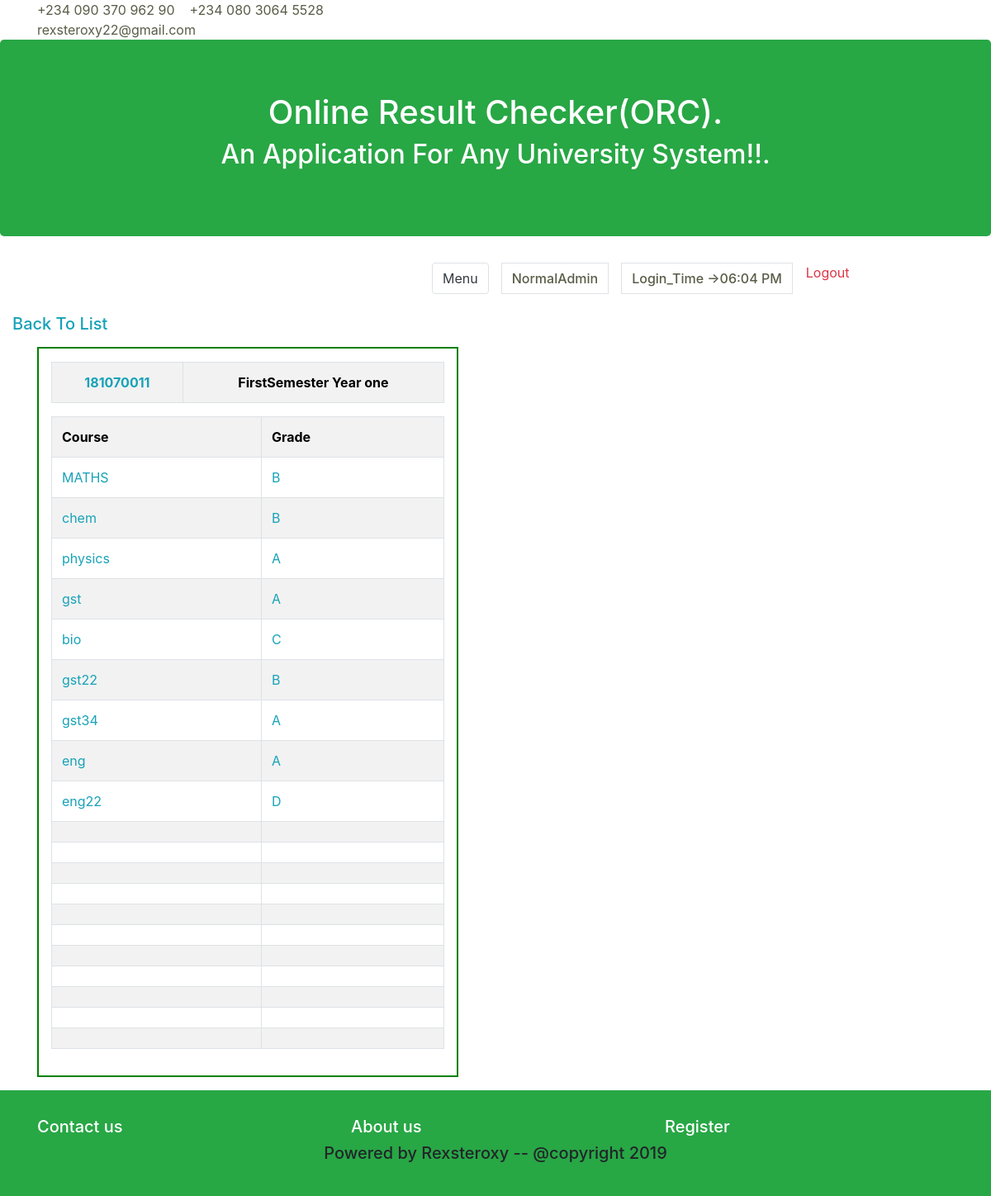
/admin/result/f1/view_result.php?id=3 (signed in), run on the app's committed database.
### tables this page shows
CREATE TABLE `firstsemester` (
  `id` int(225) NOT NULL,
  `matnumber` varchar(225) NOT NULL,
  `course1` varchar(225) NOT NULL,
  `score1` varchar(225) NOT NULL,
  `unit1` varchar(225) NOT NULL,
  `grade1` varchar(225) NOT NULL,
  `course2` varchar(225) NOT NULL,
  `score2` varchar(225) NOT NULL,
  `unit2` varchar(225) NOT NULL,
  `grade2` varchar(225) NOT NULL,
  `course3` varchar(225) NOT NULL,
  `score3` varchar(225) NOT NULL,
  `unit3` varchar(225) NOT NULL,
  `grade3` varchar(225) NOT NULL,
  `course4` varchar(225) NOT NULL,
  `score4` varchar(225) NOT NULL,
  `unit4` varchar(225) NOT NULL,
  `grade4` varchar(225) NOT NULL,
  `course5` varchar(225) NOT NULL,
  `score5` varchar(225) NOT NULL,
  `unit5` varchar(225) NOT NULL,
  `grade5` varchar(225) NOT NULL,
  `course6` varchar(225) NOT NULL,
  `score6` varchar(225) NOT NULL,
  `unit6` varchar(225) NOT NULL,
  `grade6` varchar(225) NOT NULL,
  `course7` varchar(225) NOT NULL,
  `score7` varchar(225) NOT NULL,
  `unit7` varchar(225) NOT NULL,
  `grade7` varchar(225) NOT NULL,
  `course8` varchar(225) NOT NULL,
  `score8` varchar(225) NOT NULL,
  `unit8` varchar(225) NOT NULL,
  `grade8` varchar(225) NOT NULL,
  `course9` varchar(225) NOT NULL,
  `score9` varchar(225) NOT NULL,
  `unit9` varchar(225) NOT NULL,
  `grade9` varchar(225) NOT NULL,
  `course10` varchar(225) NOT NULL,
  `score10` varchar(225) NOT NULL,
  `unit10` varchar(225) NOT NULL,
  `grade10` varchar(225) NOT NULL,
  `course11` varchar(225) NOT NULL,
  `score11` varchar(225) NOT NULL,
  `unit11` varchar(225) NOT NULL,
  `grade11` varchar(225) NOT NULL,
  `course12` varchar(225) NOT NULL,
  `score12` varchar(225) NOT NULL,
  `unit12` varchar(225) NOT NULL,
  `grade12` varchar(225) NOT NULL,
  `course13` varchar(225) NOT NULL,
  `score13` varchar(225) NOT NULL,
  `unit13` varchar(225) NOT NULL,
  `grade13` varchar(225) NOT NULL,
  `course14` varchar(225) NOT NULL,
  `score14` varchar(225) NOT NULL,
  `unit14` varchar(225) NOT NULL,
  `grade14` varchar(225) NOT NULL,
  `course15` varchar(225) NOT NULL,
  `score15` varchar(225) NOT NULL,
  `unit15` varchar(225) NOT NULL,
  `grade15` varchar(225) NOT NULL,
  `course16` varchar(225) NOT NULL,
  `score16` varchar(225) NOT NULL,
  `unit16` varchar(225) NOT NULL,
  `grade16` varchar(225) NOT NULL,
  `course17` varchar(225) NOT NULL,
  `score17` varchar(225) NOT NULL,
  `unit17` varchar(225) NOT NULL,
  `grade17` varchar(225) NOT NULL,
  `course18` varchar(225) NOT NULL,
  `score18` varchar(225) NOT NULL,
  `unit18` varchar(225) NOT NULL,
  `grade18` varchar(225) NOT NULL,
  `course19` varchar(225) NOT NULL,
  `score19` varchar(225) NOT NULL,
  `unit19` varchar(225) NOT NULL,
  `grade19` varchar(225) NOT NULL,
  `course20` varchar(225) NOT NULL,
  `score20` varchar(225) NOT NULL,
  `unit20` varchar(225) NOT NULL,
  `grade20` varchar(225) NOT NULL
);

### private/functions.php (called while the page is built, shortened)
<?php
function url_for($script_path) {
    if($script_path[0] != '/') {
      $script_path = "/" . $script_path;
        }
    return WWW_ROOT . $script_path;
    }
?>

### private/database.php (called while the page is built, shortened)
<?php
 function db_escape($connection, $string) {
    return mysqli_real_escape_string($connection, $string);
  }
?>

### private/admin_query.php (called while the page is built, shortened)
<?php
function find_one_student_in_firstsemester($id){
  global $db;
  $sql = "SELECT * FROM firstsemester ";
  $sql .= "WHERE id='". db_escape($db,$id)."'";
  $result = mysqli_query($db, $sql);
  $admin=mysqli_fetch_assoc($result);
    return $admin;
}
?>

### public/admin/result/f1/view_result.php (the view, shortened to what this page needs)
<?php
include(SHARED_PATH . "/admin_header.php");
$id = $_GET['id'] ?? 'welcome';
$student_result = find_one_student_in_firstsemester($id);
?>
<div class="container-fluid">
    <div class="row ">
        <div class="col-md-6 col-lg-6 col-sm-6">
        <h5><a class="text-info" href="<?php echo url_for('/admin/result/f1/index.php')?>">Back To List</a></h5>
<div id="attributes">
	<table class="table table-striped table-bordered table-hover table-condensed">
        <tr class="text-center">
            <th class="text-info"><?php echo $student_result['matnumber']?></th>
            <th>FirstSemester Year one</th>
        </tr>
    </table>
    <table class="table table-striped table-bordered table-hover table-condensed">
        <tr>
            <th>Course</th>
            <th>Grade</th>
        </tr>
        <tr class="text-info"><td><?php echo $student_result['course1']?></td> <td><?php echo $student_result['grade1']?></td></tr>
		<tr class="text-info"><td><?php echo $student_result['course2']?></td> <td><?php echo $student_result['grade2']?></td></tr>
        <tr class="text-info"><td><?php echo $student_result['course3']?></td> <td><?php echo $student_result['grade3']?></td></tr>
        <tr class="text-info"><td><?php echo $student_result['course4']?></td> <td><?php echo $student_result['grade4']?></td></tr>
        <tr class="text-info"><td><?php echo $student_result['course5']?></td> <td><?php echo $student_result['grade5']?></td></tr>
        <tr class="text-info"><td><?php echo $student_result['course6']?></td> <td><?php echo $student_result['grade6']?></td></tr>
        <tr class="text-info"><td><?php echo $student_result['course7']?></td> <td><?php echo $student_result['grade7']?></td></tr>
        <tr class="text-info"><td><?php echo $student_result['course8']?></td> <td><?php echo $student_result['grade8']?></td></tr>
        <tr class="text-info"><td><?php echo $student_result['course9']?></td> <td><?php echo $student_result['grade9']?></td></tr>
        <tr class="text-info"><td><?php echo $student_result['course10']?></td> <td><?php echo $student_result['grade10']?></td></tr>
        <tr class="text-info"><td><?php echo $student_result['course11']?></td> <td><?php echo $student_result['grade11']?></td></tr>
        <tr class="text-info"><td><?php echo $student_result['course12']?></td> <td><?php echo $student_result['grade12']?></td></tr>
        <tr class="text-info"><td><?php echo $student_result['course13']?></td> <td><?php echo $student_result['grade13']?></td></tr>
        <tr class="text-info"><td><?php echo $student_result['course14']?></td> <td><?php echo $student_result['grade14']?></td></tr>
        <tr class="text-info"><td><?php echo $student_result['course15']?></td> <td><?php echo $student_result['grade15']?></td></tr>
        <tr class="text-info"><td><?php echo $student_result['course16']?></td> <td><?php echo $student_result['grade16']?></td></tr>
        <tr class="text-info"><td><?php echo $student_result['course17']?></td> <td><?php echo $student_result['grade17']?></td></tr>
        <tr class="text-info"><td><?php echo $student_result['course18']?></td> <td><?php echo $student_result['grade18']?></td></tr>
        <tr class="text-info"><td><?php echo $student_result['course19']?></td> <td><?php echo $student_result['grade19']?></td></tr>
        <tr class="text-info"><td><?php echo $student_result['course20']?></td> <td><?php echo $student_result['grade20']?></td></tr>
    </table>
</div>
</div>
</div>
</div>
<?php include(SHARED_PATH . "/admin_footer.php");?>

### public/css/mine.css (style rules this page uses)
#attributes { color:black; background: white; border: 2px solid green; padding: 1em 15px; margin: 1em 30px; width: auto px; }

### data on the page
firstsemester: matnumber "181070011", course1 "MATHS", grade1 "B", course2 "chem", grade2 "B", course3 "physics", grade3 "A", course4 "gst", grade4 "A", course5 "bio", grade5 "C", course6 "gst22", grade6 "B", course7 "gst34", grade7 "A", course8 "eng", grade8 "A", course9 "eng22", grade9 "D"

### other printed values
$_SESSION['level'] "NormalAdmin"
date('h:i A' ,$time) "06:04 PM"
